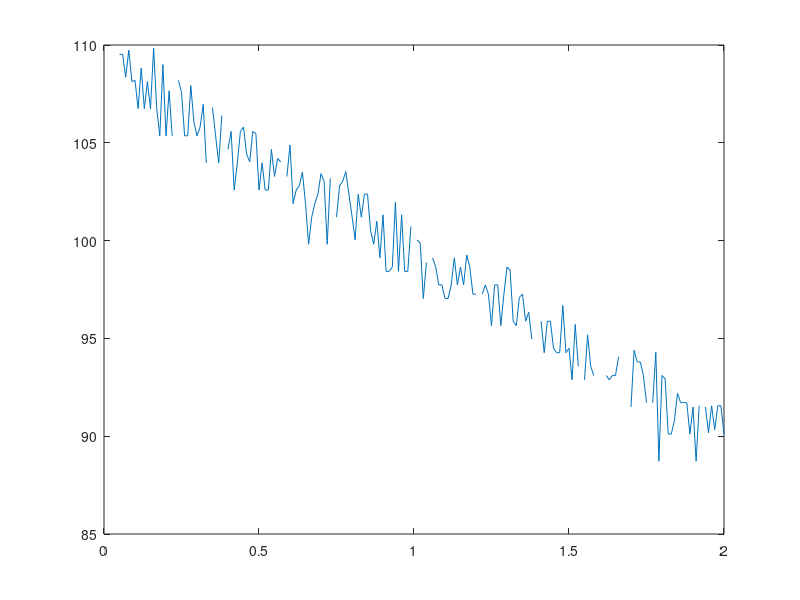

Recreate this plot in MATLAB.
function trapez_Tmat_plot()
hbar=(6.626e-34)/(2*pi);
fprintf('Potential is of the form V(x)=V0+sx starting at x=0\n');
V0=input('Enter V0 in eV\n');
V0=V0*1.6e-19;
s=input('Enter slope s\n');
s=s*1e-10;  % this is to maintain order of V
l=input('Enter width of trapezoidal barrier in nm\n');
l=l*1e-9;
m=9.1e-31;
n=100;%parts in which barrier has been divided
div=l/n;%d=each small division the barrier is divided into
E=[200];prob=[200];j=1;
for g=0:0.01:2
    E(j)=g*1.6e-19;
    k1=(sqrt(2*m*E(j)))/hbar;
    k2=(sqrt(2*m*(E(j)-V0)))/hbar;
    T=[1 0;0 1];
for i=0:1:n-1
    d=i*div;
    T=T*[exp(1i*k1*d) 0;0 exp(-1i*k1*d)]*0.5*[k1/k2+1 1-k1/k2;1-k1/k2 1+k1/k2]*[exp(-1i*k2*d) 0;0 exp(1i*k2*d)];
    k1=k2;
    k2=(sqrt(2*m*(E(j)-V0-s*(d+div))))/hbar;
end
k2=sqrt(2*m*E(j))/hbar;
d=l;
T=T*[exp(1i*k1*d) 0;0 exp(-1i*k1*d)]*0.5*[k1/k2+1 1-k1/k2;1-k1/k2 1+k1/k2]*[exp(-1i*k2*d) 0;0 exp(1i*k2*d)];
trans=det(T)/T(4);
prob(j)=(abs(trans))^2;
j=j+1;
end
plot(E/1.6e-19,log(prob));
end

